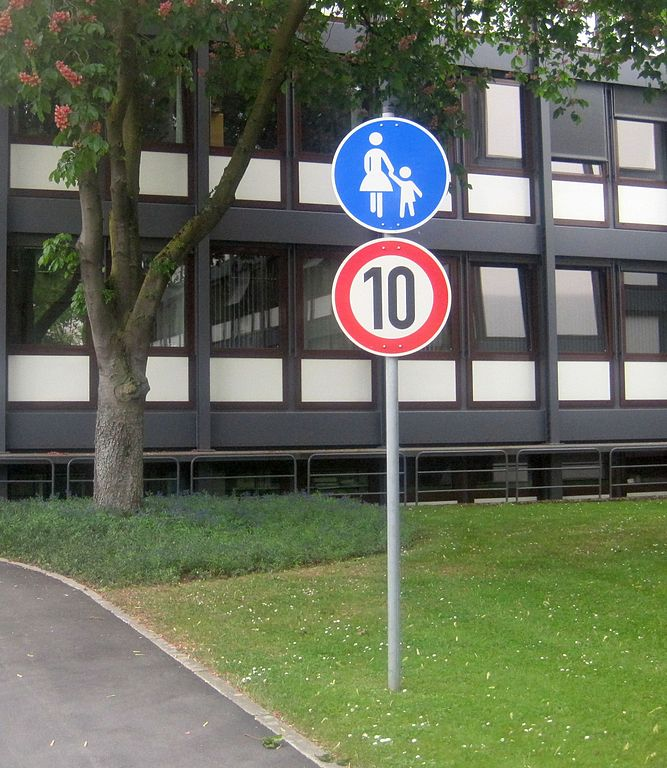
#> input picture images/original/10/101.jpg, 667 x 768 px
$ python openCvImprocess.py
#> lines starting #> are read from the running program, lines starting #| are printed output that depends on the picture; after the words box and inside, x2 and y2 are one past the last pixel; in counts of white or black regions, pixels touching at a corner belong together
from PIL import Image
import glob
import cv2
import numpy as np
import os

imgpath = "images/original/10/101.jpg"
img = cv2.imread(imgpath, 1)
#> img is the input picture: shape (768, 667, 3); mean B, G, R 90.2, 109.5, 103.4

imgname = os.path.splitext(imgpath)[0]
imgextension = os.path.splitext(imgpath)[1]
hsv_image = cv2.cvtColor(img, cv2.COLOR_BGR2HSV)
#> hsv_image: shape (768, 667, 3); mean H, S, V 59.4, 67.4, 115.7
print(imgname)

lower_red = cv2.inRange(hsv_image, (0, 100, 100), (10, 255, 255))
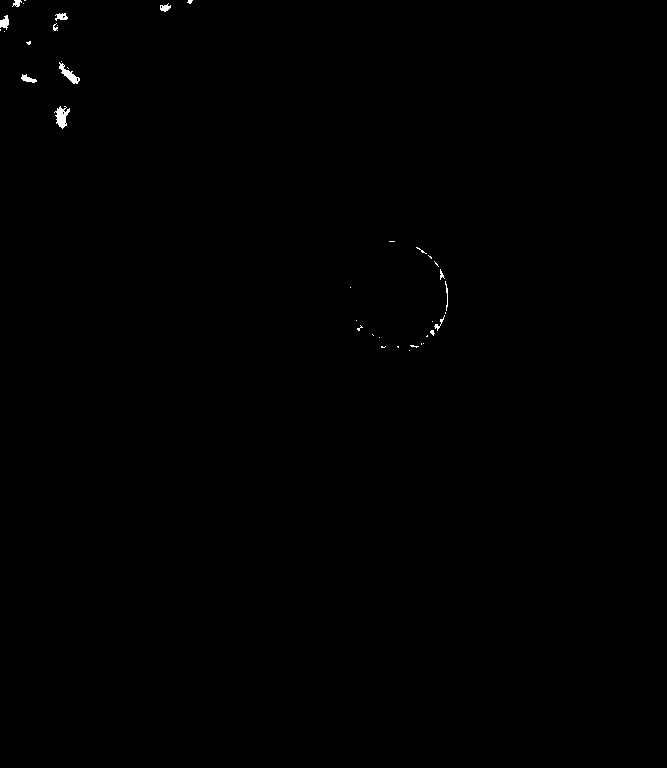
#> lower_red: shape (768, 667); 0.19% white; 39 white regions (28 under 20 px), largest, box (x1, y1, x2, y2) and area: (54, 106, 70, 129) 196, (59, 62, 80, 84) 162, (0, 15, 9, 30) 86
upper_red = cv2.inRange(hsv_image, (160, 100, 100), (179, 255, 255))
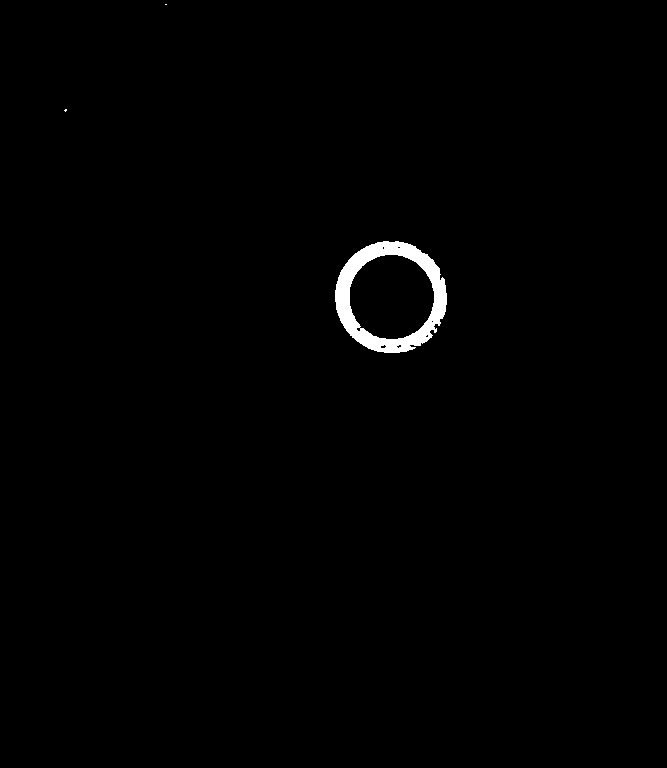
#> upper_red: shape (768, 667); 0.82% white; 3 white regions (2 under 20 px), largest, box (x1, y1, x2, y2) and area: (335, 241, 447, 353) 4206

red_combined = cv2.addWeighted(lower_red, 1.0, upper_red, 1.0, 0.0)
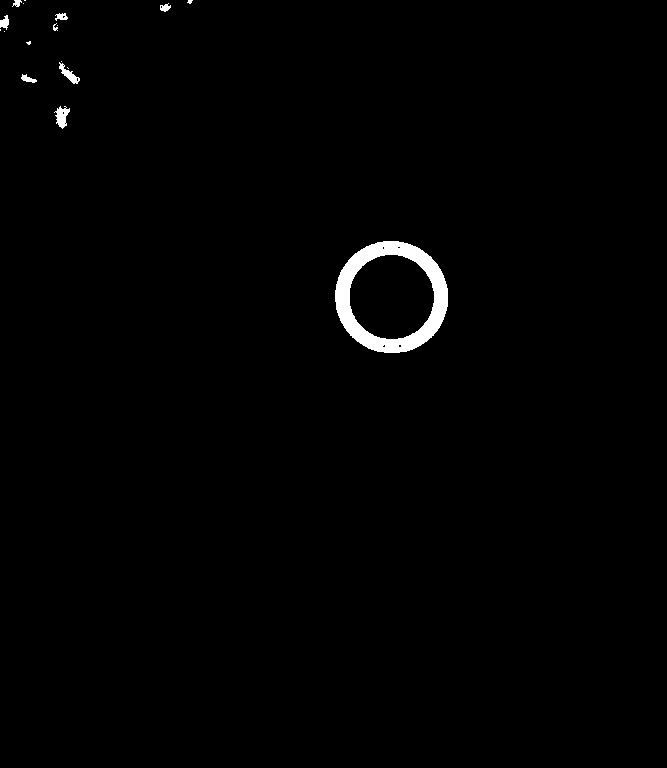
#> red_combined: shape (768, 667); 1% white; 18 white regions (9 under 20 px), largest, box (x1, y1, x2, y2) and area: (335, 241, 448, 353) 4415, (54, 106, 70, 129) 202, (59, 62, 80, 84) 162
red_combined = cv2.GaussianBlur(red_combined, (9, 9), 2, 2)

cv2.imshow("hogo", red_combined)
cv2.waitKey(0)
circles = cv2.HoughCircles(red_combined, cv2.HOUGH_GRADIENT, 1, (red_combined.shape[0]) / 2,
                           param1=100, param2=20, minRadius=10, maxRadius=0)
#> circles = [[391.5, 297.5, 42.1]]
if circles is not None:
    circles = np.uint16(np.around(circles))
#> circles = [[392, 298, 42]]
    c = 0
    height, width, chan = img.shape
#> height = 768; width = 667; chan = 3
    for i in circles[0, :]:
        # draw the outer circle
        # cv2.circle(img,(i[0],i[1]),i[2],(0,255,0),2)
        # draw the center of the circle
        # cv2.circle(img,(i[0],i[1]),2,(0,0,255),3)
        if i is None or i[2] > width/2:
            continue
        #cropped = np.empty(i[2]*i[2], dtype='int64')


        print("x: " + str(i[0]) + "   y: " + str(i[1]) + "   rad: " + str(i[2]) + "  width: " + str(width) + " height: " + str(height))
        x1 = i[1] - i[2]
        x2 = i[1] + i[2]
        y1 = i[0] - i[2]
        y2 = i[0] + i[2]
        print("x1: " + str(x1) + "x2: " + str(x2) + "y1: " + str(y1) + "y2: " + str(y2))
        cropped = img[x1: x2, y1: y2]
        img2020 = cv2.resize(cropped, (20, 20))
        hsv_chans = cv2.split(img2020)
        # retval, binary_image = cv2.threshold(hsv_chans[2], 150, 255, cv2.THRESH_BINARY)

        cv2.rectangle(img, (i[0] - i[2], i[1] - i[2]), (i[0] + i[2], i[1] + i[2]), (0, 255, 0), 2, 8, 0)

        retval, binary_image = cv2.threshold(hsv_chans[2], 150, 255, cv2.THRESH_BINARY)
        cv2.imshow("Binary", binary_image)
        c += 1
        cv2.waitKey(0)
#> this loop made 1 pass
#> (i, x1, x2, y1, y2, c) on pass 1: ([392, 298, 42], 256, 340, 350, 434, 1)
#| x: 392   y: 298   rad: 42  width: 667 height: 768
#| x1: 256x2: 340y1: 350y2: 434
#> pass 1, `cropped = img[x1: x2, y1: y2]`:
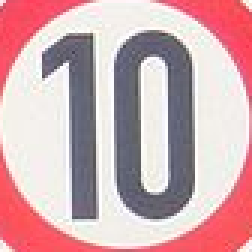
#> cropped: shape (84, 84, 3) (shown 3 times larger); mean B, G, R 177.3, 172.5, 208.6
#> pass 1, `retval, binary_image = cv2.threshold(hsv_chans[2], 150, 255, cv2.THRES..`:
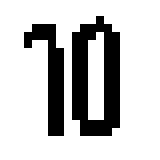
#> binary_image: shape (20, 20) (shown 8 times larger); 77.5% white; black in thin lines or dots, all inside (x1, y1, x2, y2) = (3, 2, 15, 17)
#> after the loop:
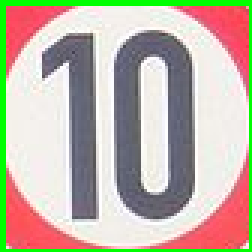
#> cropped: shape (84, 84, 3) (shown 3 times larger); 7.02% of pixels changed, all inside (x1, y1, x2, y2) = (0, 0, 84, 84)
#> after the loop:
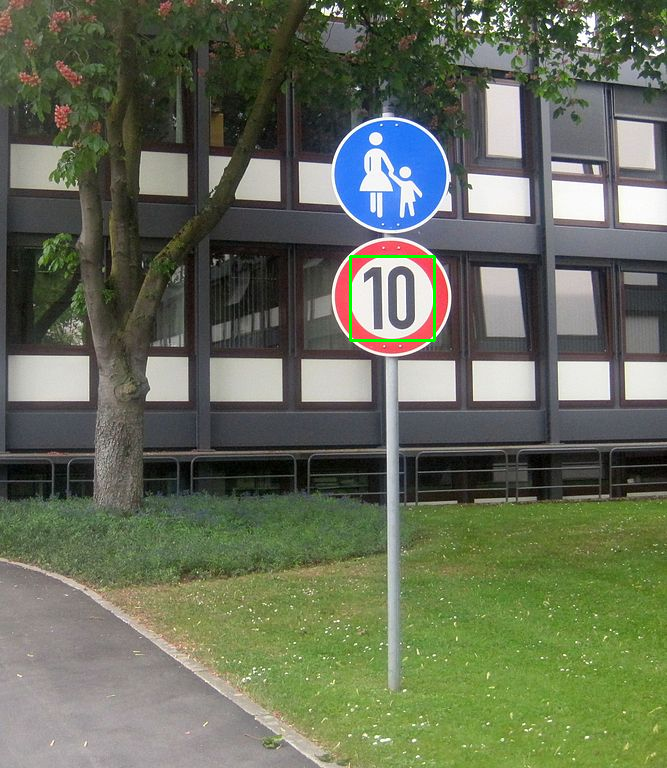
#> img: shape (768, 667, 3); 0.2% of pixels changed, all inside (x1, y1, x2, y2) = (349, 255, 436, 342)
#> after the loop, c = 1

cv2.imshow('Popo', red_combined)
cv2.imshow('detected circles', img)
cv2.waitKey(0)
cv2.destroyAllWindows()

$ run again, with images/original/10/10.jpg copied over images/original/10/101.jpg
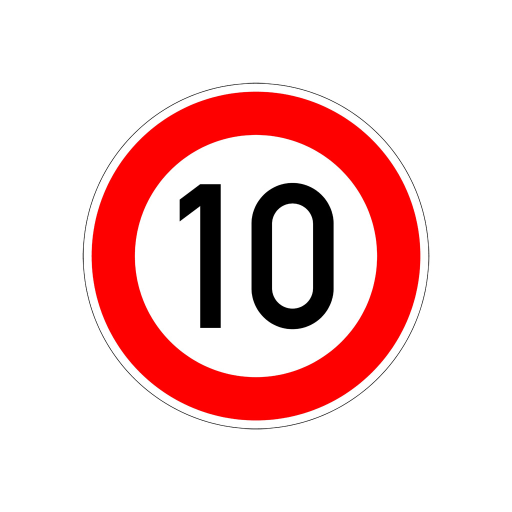
#> input picture images/original/10/10.jpg, 1024 x 1024 px (shown at 1/2 size)
#> img is the input picture: shape (1024, 1024, 3); mean B, G, R 206.9, 206.9, 244.3
#> hsv_image: shape (1024, 1024, 3); mean H, S, V 1.7, 37.8, 244.4
#> lower_red: shape (1024, 1024); 14.6% white; 3 white regions (2 under 20 px), largest, box (x1, y1, x2, y2) and area: (183, 183, 841, 841) 153229
#> upper_red: shape (1024, 1024); 0.21% white in thin lines or dots, all inside (x1, y1, x2, y2) = (183, 183, 841, 841)
#> `circles = cv2.HoughCircles(red_combined, cv2.HOUGH_GRADIENT, 1, (red_c..`: circles = [[511.5, 509.5, 330]]
#> `circles = np.uint16(np.around(circles))`: circles = [[512, 510, 330]]
#> the loop `for i in circles[0, :]:` made 1 pass
#> (i, x1, x2, y1, y2, c) on pass 1: ([512, 510, 330], 180, 840, 182, 842, 1)
#> (printed output is left out)
#> after the loop `for i in circles[0, :]:`:
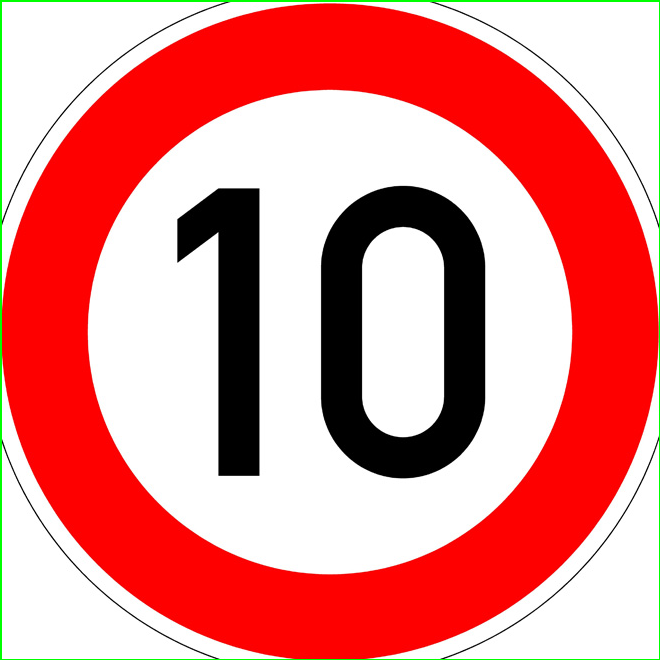
#> cropped: shape (660, 660, 3); mean B, G, R 137.5, 139.9, 227.7
#> after the loop `for i in circles[0, :]:`:
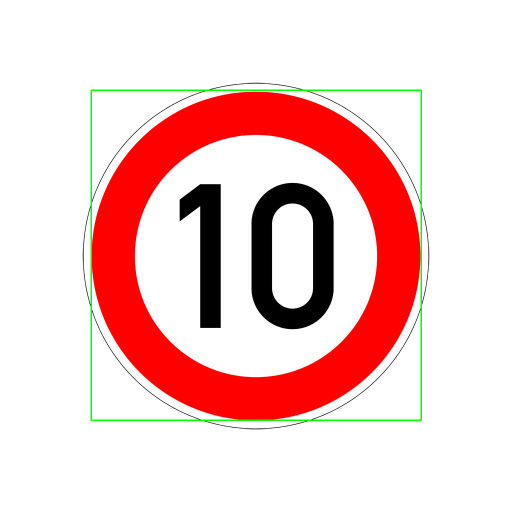
#> img: shape (1024, 1024, 3) (shown at 1/2 size); 0.75% of pixels changed, all inside (x1, y1, x2, y2) = (181, 179, 844, 842)
#> after the loop `for i in circles[0, :]:`: c = 1

$ run again, with images/original/10/104.jpg copied over images/original/10/101.jpg
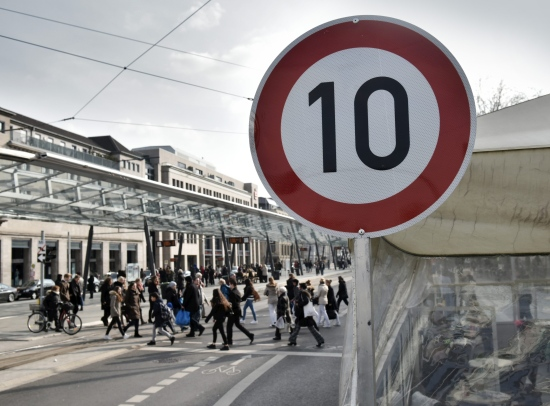
#> input picture images/original/10/104.jpg, 550 x 406 px
#> img is the input picture: shape (406, 550, 3); mean B, G, R 138.8, 139.2, 142.8
#> hsv_image: shape (406, 550, 3); mean H, S, V 72.6, 29.4, 146.8
#> lower_red: shape (406, 550); 1.6% white; 33 white regions (30 under 20 px), largest, box (x1, y1, x2, y2) and area: (282, 179, 436, 231) 2995, (425, 166, 455, 195) 297, (268, 141, 282, 154) 84
#> upper_red: shape (406, 550); 1.3% white; 101 white regions (85 under 20 px), largest, box (x1, y1, x2, y2) and area: (424, 109, 467, 176) 1105, (366, 26, 415, 61) 349, (271, 81, 290, 146) 310
#> `circles = cv2.HoughCircles(red_combined, cv2.HOUGH_GRADIENT, 1, (red_c..`: circles = [[358.5, 122.5, 81.9]]
#> `circles = np.uint16(np.around(circles))`: circles = [[358, 122, 82]]
#> the loop `for i in circles[0, :]:` made 1 pass
#> (i, x1, x2, y1, y2, c) on pass 1: ([358, 122, 82], 40, 204, 276, 440, 1)
#> (printed output is left out)
#> after the loop `for i in circles[0, :]:`:
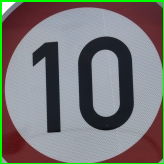
#> cropped: shape (164, 164, 3); mean B, G, R 118.8, 120.3, 119.8
#> after the loop `for i in circles[0, :]:`:
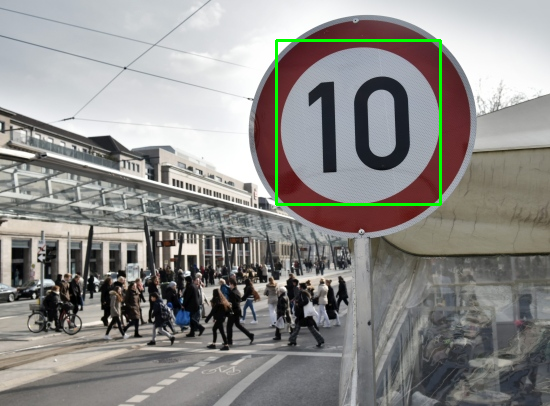
#> img: shape (406, 550, 3); 0.88% of pixels changed, all inside (x1, y1, x2, y2) = (275, 39, 442, 206)
#> after the loop `for i in circles[0, :]:`: c = 1
